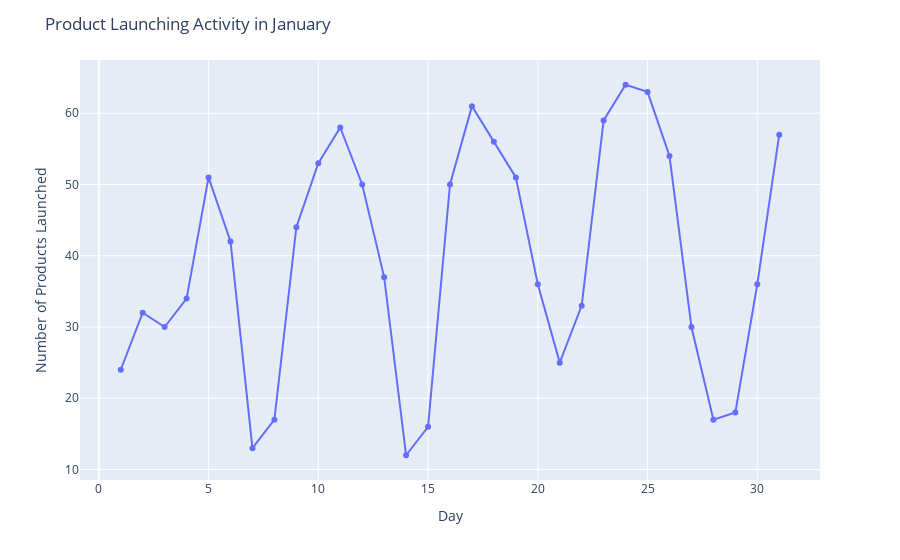

Notebook cell for this chart:
### Markdown cell above
### Line Plot

### Code cell
Daily_df['createdAt'] = pd.to_datetime(Daily_df['createdAt'])
january_df = Daily_df[Daily_df['Month'] == 'January']
january_df.head()

january_daily_counts = january_df['createdAt'].dt.day.value_counts().sort_index()

most_popular_day = january_daily_counts.idxmax()
num_products_launched = january_daily_counts.max()

# Format the most popular day in the desired format: "year-month-day"
most_popular_day_formatted = january_df.loc[january_df['createdAt'].dt.day == most_popular_day, 'createdAt'].iloc[0].strftime('%Y-%m-%d')

print(f"The most popular day of January is Day {most_popular_day_formatted} with {num_products_launched} products launched.")

fig = px.line(x=january_daily_counts.index, y=january_daily_counts.values, markers=True)
fig.update_layout(title="Product Launching Activity in January", xaxis_title="Day", yaxis_title="Number of Products Launched")
fig.show()

### Figure 1 — Plotly figure (JSON) as saved in the notebook; plotly's stock layout.template omitted (floating-point values rounded to 4 significant figures)
{"data": [{"hovertemplate": "x=%{x}<br>y=%{y}<extra></extra>", "legendgroup": "", "line": {"color": "#636efa", "dash": "solid"}, "marker": {"symbol": "circle"}, "mode": "lines+markers", "name": "", "orientation": "v", "showlegend": false, "type": "scatter", "x": [1, 2, 3, 4, 5, 6, 7, 8, 9, 10, 11, 12, 13, 14, 15, 16, 17, 18, 19, 20, 21, 22, 23, 24, 25, 26, 27, 28, 29, 30, 31], "xaxis": "x", "y": [24, 32, 30, 34, 51, 42, 13, 17, 44, 53, 58, 50, 37, 12, 16, 50, 61, 56, 51, 36, 25, 33, 59, 64, 63, 54, 30, 17, 18, 36, 57], "yaxis": "y"}], "layout": {"legend": {"tracegroupgap": 0}, "margin": {"t": 60}, "title": {"text": "Product Launching Activity in January"}, "xaxis": {"anchor": "y", "domain": [0, 1], "title": {"text": "Day"}}, "yaxis": {"anchor": "x", "domain": [0, 1], "title": {"text": "Number of Products Launched"}}}}
